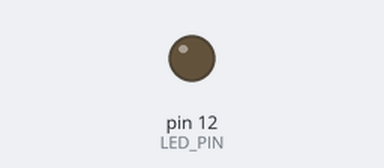
Recording of a program running on a simulated Raspberry Pi (header pin numbers). On the bench: output pins drawn as LEDs (lit = HIGH).

Above: at 0.05 s.
At 1.1 s:
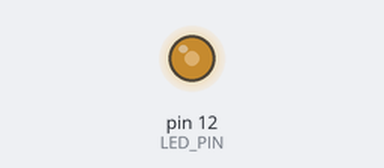
At 2.15 s:
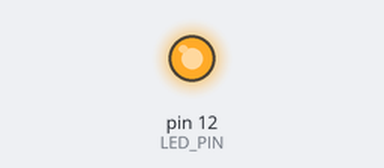
At 4.3 s:
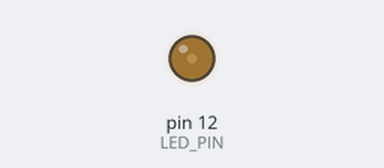
Timing chart, 0 to 6.8 s (numbered marks = the images above):
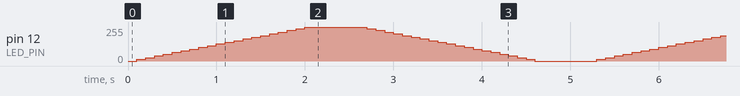

The program:

pwm_led.py
```python
# (licence header left out)
import time
import RPi.GPIO as GPIO

GPIO.setmode(GPIO.BOARD)
LED_PIN = 12
GPIO.setup(LED_PIN, GPIO.OUT)

pwm_led = GPIO.PWM(LED_PIN, 100)  # channel=12 frequency=100Hz
pwm_led.start(0)

try:
    while True:
        for dc in range(0, 101, 5):
            pwm_led.ChangeDutyCycle(dc)
            time.sleep(0.1)
        time.sleep(0.5)

        for dc in range(100, -1, -5):
            pwm_led.ChangeDutyCycle(dc)
            time.sleep(0.1)
        time.sleep(0.5)

except KeyboardInterrupt:
    print("Exception: KeyboardInterrupt")

finally:
    pwm_led.stop()
    GPIO.cleanup()
```
